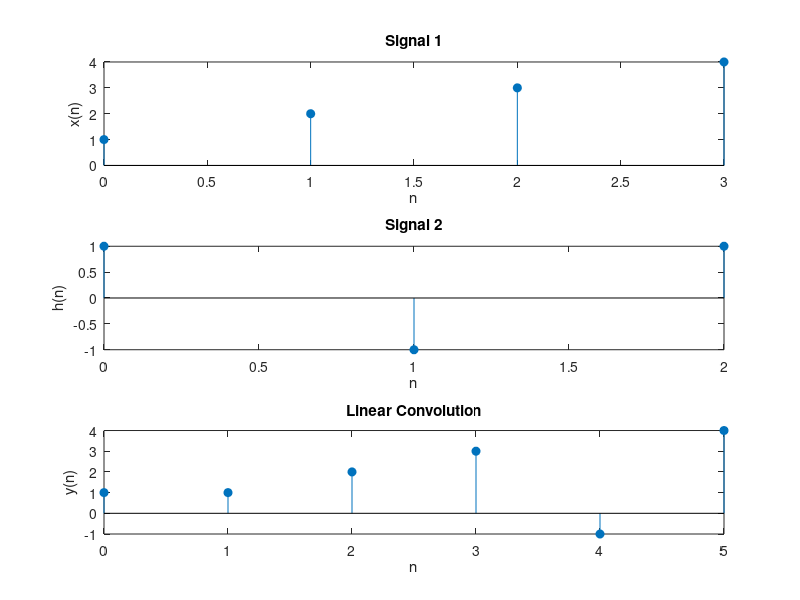

Write the MATLAB code that produced this figure. (Note: this script raises an error after producing the figure.)
% Define the input signals
x = [1, 2, 3, 4];       % Signal 1
h = [1, -1, 1];         % Signal 2

% Compute the linear convolution
y = conv(x, h);

% Generate the x-axis for the output signal
n = 0:(numel(x)+numel(h)-2);

% Plot the input signals
subplot(3,1,1);
stem(0:(numel(x)-1), x, 'filled');
xlabel('n');
ylabel('x(n)');
title('Signal 1');

subplot(3,1,2);
stem(0:(numel(h)-1), h, 'filled');
xlabel('n');
ylabel('h(n)');
title('Signal 2');

% Plot the output signal (linear convolution)
subplot(3,1,3);
stem(n, y, 'filled');
xlabel('n');
ylabel('y(n)');
title('Linear Convolution');

% Adjust the spacing between subplots
sgtitle('Linear Convolution of Two Signals');

